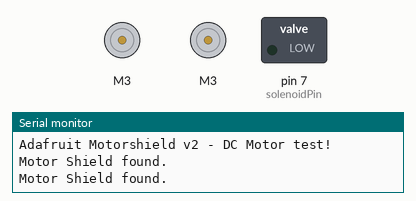
Recording of a sketch running on a simulated Arduino Uno, built with avr-gcc and run on an emulated ATmega328P. Shown: 2 × DC motor (green arrow = forward, orange = backward, longer = faster), switched loads named in the sketch (green lamp = pin HIGH), the last lines printed to the serial monitor.

Above: at 0.1 s.
At 26.1 s:
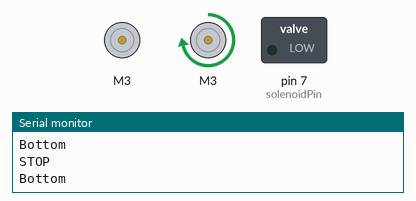
Timing chart, 0 to 32.5 s (numbered marks = the images above):
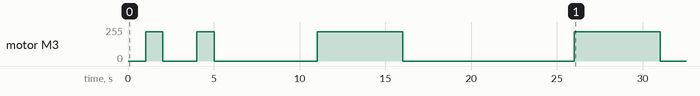

The sketch:

Randomize_Motors.ino
```cpp
/*
For use with the Adafruit Motor Shield v2
---->	http://www.adafruit.com/products/1438
*/

#include <Adafruit_MotorShield.h>

// Create the motor shield object with the default I2C address
Adafruit_MotorShield AFMS = Adafruit_MotorShield();
// Or, create it with a different I2C address (say for stacking)
// Adafruit_MotorShield AFMS = Adafruit_MotorShield(0x61);

// Select which 'port' M1, M2, M3 or M4. In this case, M1
//Adafruit_DCMotor *myMotor = AFMS.getMotor(1);
// You can also make another motor on port M2
//Adafruit_DCMotor *myOtherMotor = AFMS.getMotor(2);
//Note: Stacked shields x 2
Adafruit_MotorShield AFMS_bottom(0x61); // Rightmost jumper closed
Adafruit_MotorShield AFMS_top(0x60); // Default address, no jumpers

//Adafruit_DCMotor *myMotor1 = AFMS_bottom.getMotor(1);
//Adafruit_DCMotor *myMotor2 = AFMS_top.getMotor(4);


const int totalMotors = 4;
Adafruit_DCMotor *myMotorsTop[totalMotors];
Adafruit_DCMotor *myMotorsBottom[totalMotors];


unsigned long startMillis;  //some global variables available anywhere in the program
unsigned long currentMillis;
const unsigned long period = 6000;  //th 1000ms
int index_pair = 2;
int delay_time = 1000;

//Solenoids//
int solenoidPin = 7;


void setup() {

  Serial.begin(9600);           // set up Serial library at 9600 bps
  Serial.println("Adafruit Motorshield v2 - DC Motor test!");
  startMillis = millis();  //initial start time

  // Initialize the motors
  for(int i = 0; i < totalMotors; i++) {
    myMotorsTop[i]    = AFMS_top.getMotor(i + 1);
    myMotorsBottom[i] = AFMS_bottom.getMotor(i + 1);
  }

  if (!AFMS_bottom.begin()) {         // create with the default frequency 1.6KHz
  // if (!AFMS.begin(1000)) {  // OR with a different frequency, say 1KHz
    Serial.println("Could not find Motor Shield. Check wiring.");
    while (1);
  }
  Serial.println("Motor Shield found.");

  if (!AFMS_top.begin()) {         // create with the default frequency 1.6KHz
  // if (!AFMS.begin(1000)) {  // OR with a different frequency, say 1KHz
    Serial.println("Could not find Motor Shield. Check wiring.");
    while (1);
  }
  Serial.println("Motor Shield found.");

  // Set the speed to start, from 0 (off) to 255 (max speed)
  myMotorsTop[index_pair]->setSpeed(200);
  myMotorsBottom[index_pair]->setSpeed(200);

  //Solenoids//
  pinMode(solenoidPin, OUTPUT);          //Sets that pin as an output


}

void loop() {
 // uint8_t i;

  //randomize//
   currentMillis = millis();  //get the current "time" (actually the number of milliseconds since the program started)
  if (currentMillis - startMillis >= period)  //test whether the period has elapsed
  {
    //index_pair = random(4);
    //delay_time = random(500,1000);
    delay_time = 5000;
    // myMotorsTop[index_pair]->setSpeed(200);
    // myMotorsBottom[index_pair]->setSpeed(200);
    // Serial.println(index_pair);
    startMillis = currentMillis;  //IMPORTANT to save the start time of the current LED state.
  }
  //


  delay(delay_time);

  // Serial.println("Top");
  // myMotorsTop[index_pair]->setSpeed(200);
  // myMotorsTop[index_pair]->run(FORWARD);      // turn it on going forward
  // delay(100);

  // Serial.println("STOP");
  // myMotorsTop[index_pair]->setSpeed(0);
  // myMotorsBottom[index_pair]->setSpeed(0);
  // myMotorsTop[index_pair]->run(RELEASE);
  // myMotorsBottom[index_pair]->run(RELEASE);
  // delay(100);

  Serial.println("Bottom");
  digitalWrite(solenoidPin, LOW); //LOW bottom metal OPEN
  myMotorsBottom[index_pair]->setSpeed(220);
  myMotorsBottom[index_pair]->run(FORWARD);   // turn it on going forward
  delay(delay_time);

  Serial.println("STOP");
  myMotorsTop[index_pair]->setSpeed(0);
  myMotorsBottom[index_pair]->setSpeed(0);
  myMotorsTop[index_pair]->run(RELEASE);
  myMotorsBottom[index_pair]->run(RELEASE);

  delay(delay_time);


}
```

Measured:
- by itself, motor M3: stopped → forward 220/255 at 1.0 s, → stopped 1.0 s later, → forward 220/255 2.0 s later, → stopped 1.0 s later, … (8 changes in this stretch)
